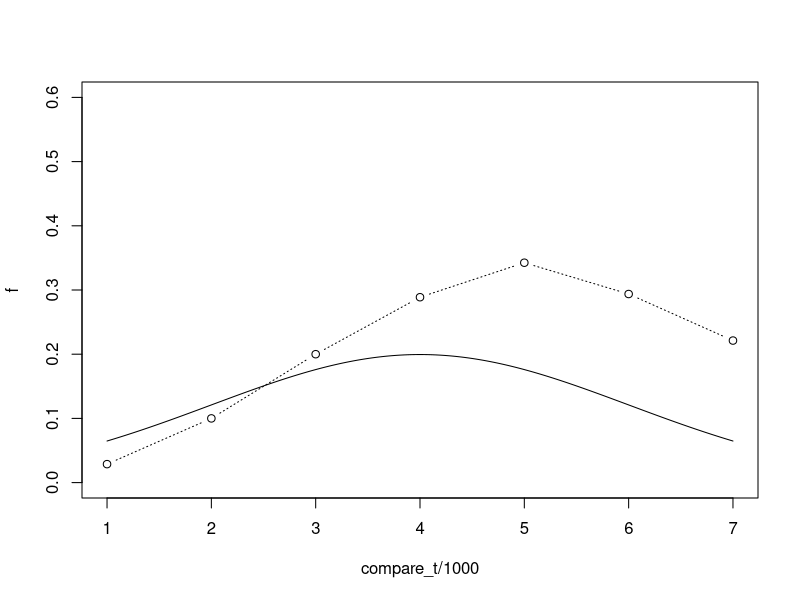

Write R code to recreate this figure.
# MCG 模型
# 标准刺激 单位是ms
standard_t <- 4 * 1000
# 比较刺激
compare_t <- c(1:7) * 1000
# 模型的主要参数c和b
c <- 0.5
sdc <- c * standard_t
# it has been assumed that the coefcient of
# variation of b is 0.5
b <- 0.2
cb <- 0.5
sdb <- b * cb
# 记忆的不准确，把标准的记成k倍
k <- 1
# 随机反应的比率
p <- 0
# 每个条件的重复数量
nt <- 20
# 被试数量
sub <- 40

# 进行实验的函数
experiment <- function(c, b, sdb, sdc, k, p, nt, sub, standard_t, compare_t) {
  # 实验的条件以及顺序
  trial <- rep(compare_t, nt)
  # 初始化结果向量f是最终得比率，result是每个被试的详细结果
  f <- rep(0, length(compare_t))
  result <- data.frame(compare = 0, response = 0)
  # 被试循环
  for (x in 1:sub) {
    # 试次循环
    for (x in 1:length(trial)) {
      # 得到比较刺激并记录
      t <- trial[x]
      result[x, 1] <- t
      # 随机反应一些试次
      if (x <= length(trial) * p) {
        result[x, 2] <- sample(c(0, 1), 1)
      } else {
        # 标准刺激的抽样
        s <- rnorm(1, mean = standard_t, sd = sdc)
        # b1 <- abs(k*s-t)/t
        # bc <- rnorm(1,mean = b,sd = sdb)
        # 进行比较，标准和比较刺激的差异是否小于阈限
        if (abs(k * s - t) / t < rnorm(1, mean = b, sd = sdb)) {
          result[x, 2] <- 1
        } else {
          result[x, 2] <- 0
        }
      }
    }
    t <- table(result)
    # 得到每个条件的是反应比例
    try(f <- t[, 2] / (t[, 1] + t[, 2]) + f, silent = T)
  }
  f <- f / sub
  return(f)
}

f <- experiment(c, b, sdb, sdc, k, p, nt, sub, standard_t, compare_t)
plot(compare_t / 1000, f, ylim = c(0, 0.6), type = "b", lty = 3)
# lines(compare_t/1000,f)
xfit <- seq(1, 7, 0.01)
lines(xfit, dnorm(xfit, mean = standard_t / 1000, sd = sdc / 1000))
# xfit <- seq(-5,5,0.01)
# plot(xfit,dnorm(xfit,mean=b,sd=sdb) )